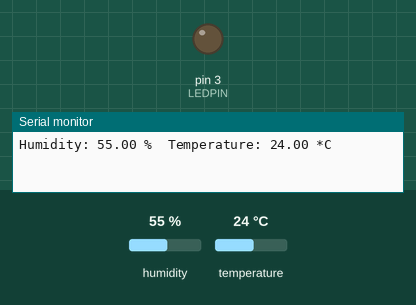
A sketch run on a simulated Arduino Uno, built with avr-gcc and run on an emulated ATmega328P. Shown: output pins drawn as LEDs (lit = HIGH), the last lines printed to the serial monitor. Dashed ring = blinking. The inputs (shaded band) are chosen by the test bench; at power-on: temperature 24 °C, humidity 55 %.

Above: at 2.8 s.
2.9 s: temperature set to 21 °C
5.6 s: temperature set to 18 °C
At 6.4 s:
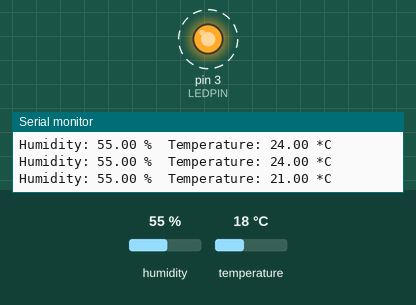
Timing chart, 0 to 16.6 s (numbered marks = the images above; inputs shaded):
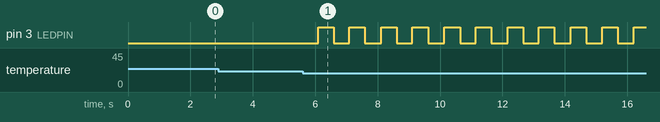

The sketch:

dht11.ino
```cpp
/*
  Temperature and Humidity sensor DHT11

  Read the temperature and humidity from the DHT11 and provide feedback through the LED.

*/

#include <DHT.h>

#define DHTPIN 2     // Pin where the DHT11 is connected
#define LEDPIN 3     // Pin where the led is connected
#define DHTTYPE DHT11   // Define the sensor type

DHT dht(DHTPIN, DHTTYPE);
unsigned long previousTime=0; // millis is unsigned long var type
const long printInterval = 2000; // keep printInterval constant throughout the program

void setup() {
  // Initialize the dht sensor
  dht.begin();
  // Begin serial communication at port 9600
  Serial.begin(9600);
  // Initialize the LEDPIN as output.
  pinMode(LEDPIN, OUTPUT);
}

void blinker(int ledDelay){
  digitalWrite(LEDPIN, HIGH);  // turn the LED on (HIGH voltage)
  delay(ledDelay/2);           // wait
  digitalWrite(LEDPIN, LOW);   // turn the LED off (LOW voltage)
  delay(ledDelay/2);           // wait
}

void loop() {

  float h = dht.readHumidity();
  float t = dht.readTemperature();

  if (isnan(h) || isnan(t)) {
    Serial.println("Failed to read from DHT sensor!");
    return;
  }

  unsigned long currentTime = millis();
  if (currentTime - previousTime >= printInterval){
    previousTime = currentTime;
    Serial.print("Humidity: ");
    Serial.print(h);
    Serial.print(" %\t");
    Serial.print("Temperature: ");
    Serial.print(t);
    Serial.println(" *C");
  }

  // LED temperature feedback
  int ledDelay;
  if (t>=20 && t<=30){
    digitalWrite(LEDPIN, LOW);
  }else if (t>30){
    ledDelay = 2000;
    blinker(ledDelay);
  }else if (t<20){
    ledDelay = 1000;
    blinker(ledDelay);
  }
}
```

Measured:
- the behaviour switches between 20 and 19 °C on temperature (found by bisection; images 0 and 1)
- after the input at 5.6 s, pin 3 (LEDPIN): alternates HIGH for 0.50 s and LOW for 0.51 s, starting after 0.49 s
